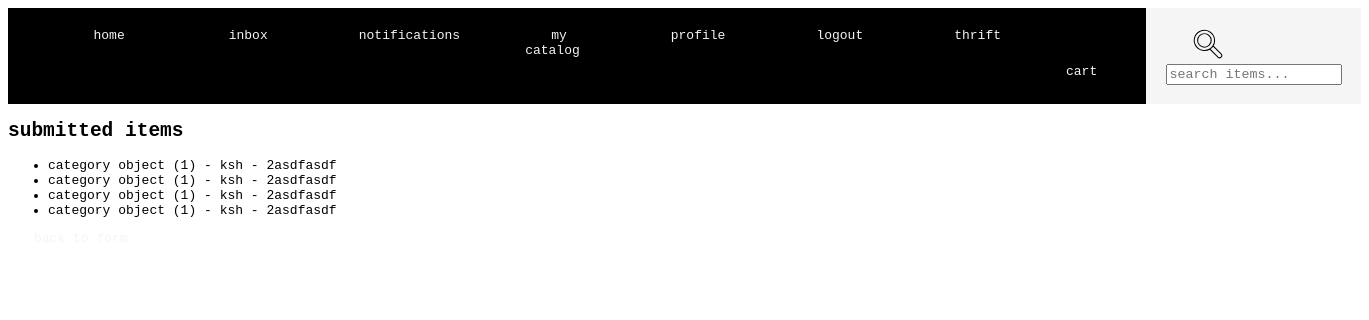
Before: /output/ (signed in) with the older database file.
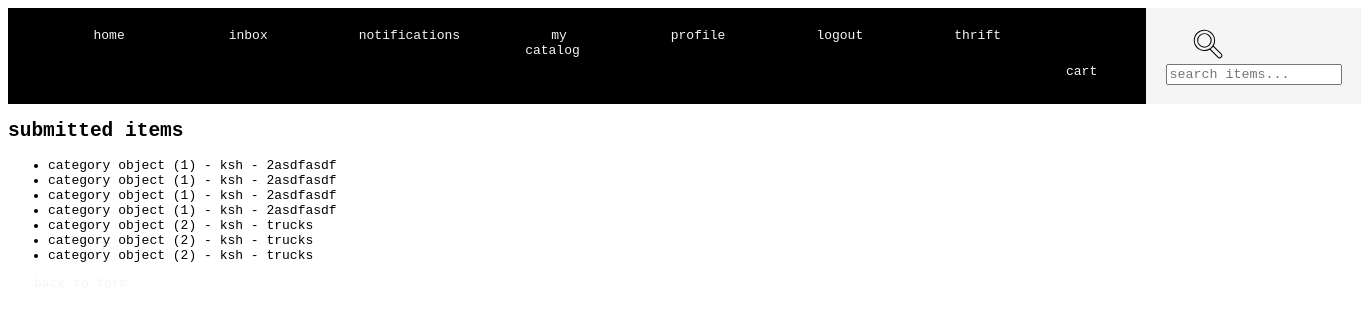
After: the same page with the newer database file.
### soko/models.py (models this page shows, shortened)
class Item(models.Model):
    user = models.ForeignKey(User, on_delete=models.CASCADE)
    photo = models.ImageField(upload_to='item_photos/')
    estimated_value = models.DecimalField(max_digits=10, decimal_places=2)
    suggestions = models.TextField()
    category = models.ForeignKey(Category, on_delete=models.CASCADE)
    status = models.CharField(max_length=100)
    description = models.TextField()
    appraisal_amount = models.DecimalField(max_digits=10, decimal_places=2, null=True, blank=True)
    created_at = models.DateTimeField(auto_now_add=True)

class Category(models.Model):
    name = models.CharField(max_length=100)
    description = models.CharField(max_length=100, default=" ")

### soko/views.py (the view)
# urls.py: path('output/', views.output_view, name='output'),
def output_view(request):
    items = Item.objects.all()
    return render(request, 'soko/output.html', {'items' : items})

### soko/templates/soko/output.html (shortened to what this page needs)
{% extends 'soko/base.html' %}
{% load static %}
{% block content %}
    <h2>Submitted Items</h2>
        <ul>
            {% for item in items %}
                <li>{{ item.category }} - {{ item.price }} Ksh - {{ item.suggestions }}</li>
            {% endfor %}
        </ul>
        <a href="{% url 'item_list' %}">Back to Form</a>
{% endblock content %}

Changed rows visible on the page:
added Item: category "category object (2)", suggestions "trucks"
added Item: category "category object (2)", suggestions "trucks"
added Item: category "category object (2)", suggestions "trucks"
